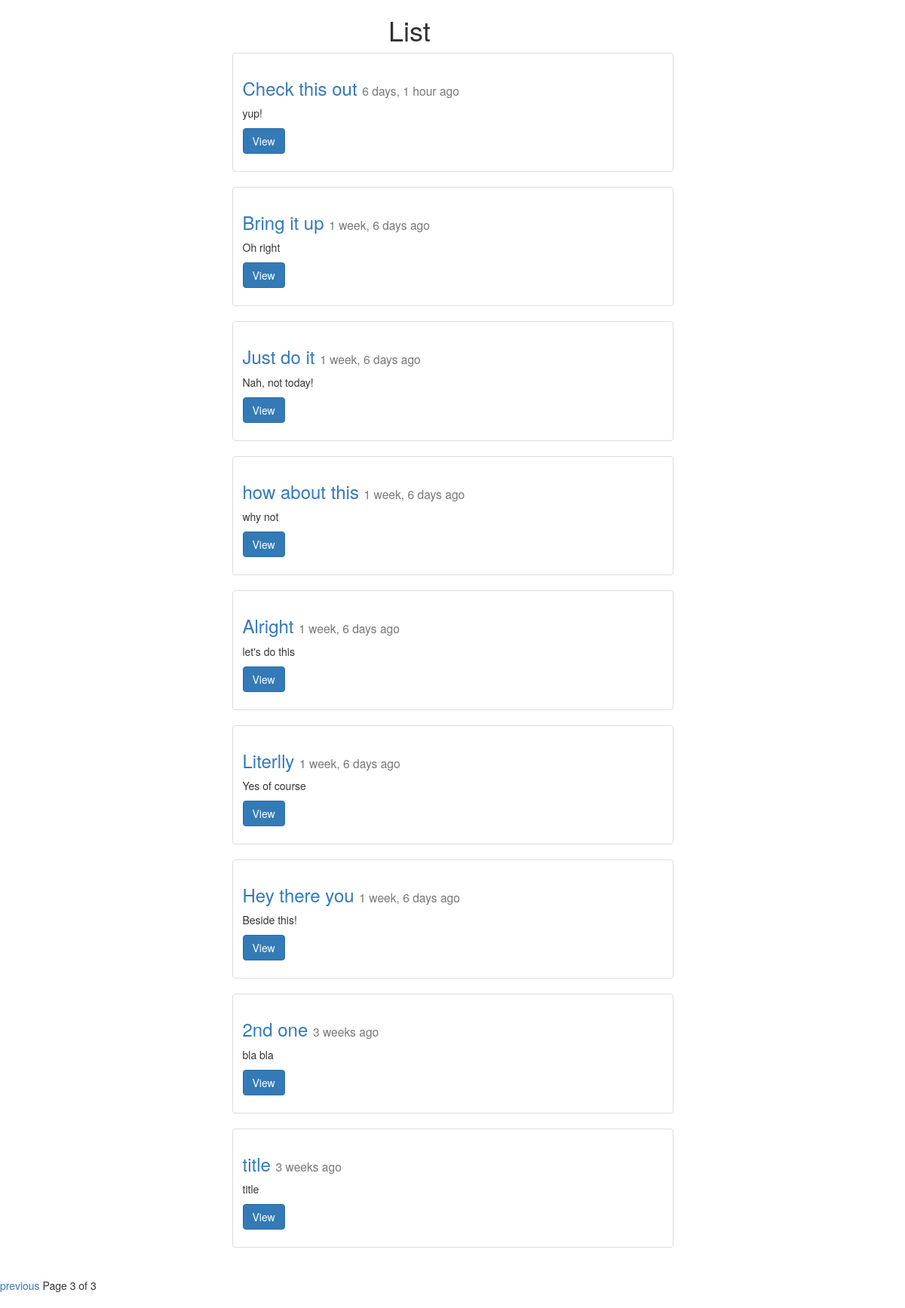
Page /posts/list/?page=3 on the committed database.
### posts/models.py (models this page shows, shortened)
class Post(models.Model):
	title = models.CharField(max_length=30)
	content = models.TextField()
	image = models.ImageField(null=True, blank=True, upload_to="post_images")
	updated = models.DateTimeField(auto_now=True)
	timestamp = models.DateTimeField(auto_now_add=True)
	slug = models.SlugField(unique=True)
	class Meta:
		ordering = ["-timestamp", "-updated"]
	def get_absolute_url(self):
		return reverse("posts:detail", kwargs={"post_slug": self.slug})

### posts/views.py (the view)
def post_list(request):
	object_list = Post.objects.all()
	paginator = Paginator(object_list, 10)
	page = request.GET.get('page')
	try:
		objects = paginator.page(page)
	except PageNotAnInteger:
		objects = paginator.page(1)
	except EmptyPage:
		objects = paginator.page(paginator.num_pages)
	context = {
		"post_list": objects,
		"title": "List",
	}
	return render(request, "post_list.html", context)

### posts/templates/post_list.html (shortened to what this page needs)
{% include "base.html" %}
{% block title_name %}
	<div class="col-sm-6 col-sm-offset-5">
		<h1>{{title}}</h1>
	</div>
{% endblock title_name %}
{% block mainBody %}
<div class="row">
{% for x in post_list  %}
	<div class="col-sm-6 col-sm-offset-3">
		<div class="thumbnail">
					<div class="caption">
						<h3><a href="{{x.get_absolute_url}}">{{x.title}}</a> <small>{{x.timestamp|timesince}} ago</small></h3>
						<p>{{x.content|linebreaks|truncatechars:100}}</p>
						<p><a href="{{x.get_absolute_url}}" class="btn btn-primary" role="button">View</a></p>
			</div>
		</div>
	</div>
{% endfor %}
</div>
<div class="pagination">
    <span class="step-links">
        {% if post_list.has_previous %}
            <a href="?page={{ post_list.previous_page_number }}">previous</a>
        {% endif %}
        <span class="current">
            Page {{ post_list.number }} of {{ post_list.paginator.num_pages }}
        </span>
    </span>
</div>
{% endblock mainBody %}

### rows in the picture
Post: title "Check this out", timestamp "6 days, 1 hour", content "yup!"
Post: title "Bring it up", timestamp "1 week, 6 days", content "Oh right"
Post: title "Just do it", timestamp "1 week, 6 days", content "Nah, not today!"
Post: title "how about this", timestamp "1 week, 6 days", content "why not"
Post: title "Alright", timestamp "1 week, 6 days", content "let's do this"
Post: title "Literlly", timestamp "1 week, 6 days", content "Yes of course"
Post: title "Hey there you", timestamp "1 week, 6 days", content "Beside this!"
Post: title "2nd one", timestamp "3 weeks", content "bla bla"
Post: title "title", timestamp "3 weeks", content "title"

### other values in the picture
{{ title }} "List"
{{ post_list.number }} "3"
{{ post_list.paginator.num_pages }} "3"
